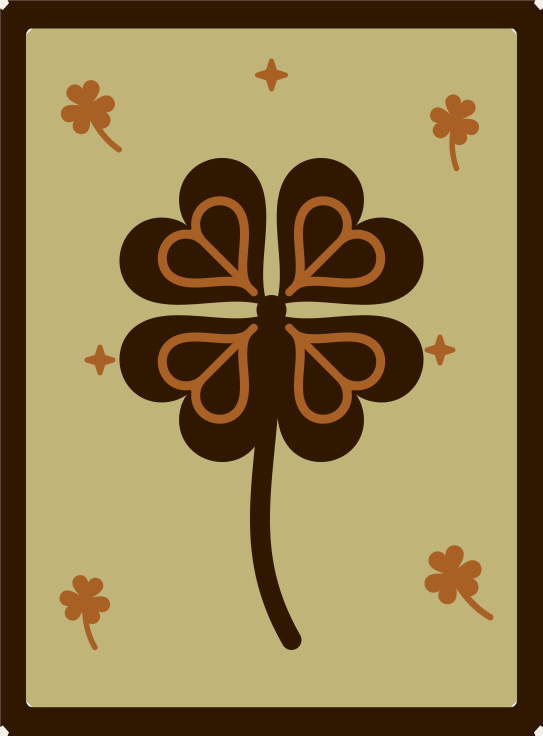
#> input picture Lantern/source/st_patricks/artwork-v1/st_patricks_1_four_leaf_clover.png, 1086 x 1471 px (shown at 1/2 size)
$ python make_sheet.py
#> lines starting #> are read from the running program, lines starting #| are printed output that depends on the picture
from PIL import Image, ImageDraw, ImageFont
import os
OUT=os.path.dirname(os.path.dirname(os.path.abspath(__file__)))
F='/usr/share/fonts/truetype/dejavu/DejaVuSans-Bold.ttf'; Fr='/usr/share/fonts/truetype/dejavu/DejaVuSans.ttf'
f=lambda s,b=True: ImageFont.truetype(F if b else Fr,s)
panels=[('st_patricks_1_four_leaf_clover.png','Four-leaf clover'),('st_patricks_2_leprechaun_hat.png','Leprechaun hat'),
        ('st_patricks_3_pot_of_gold_rainbow.png','Pot of gold at the rainbow’s end'),('st_patricks_4_celtic_harp.png','Celtic harp')]
PW,PH=1086,1471; M=70; top=300; cap=90
W=M*3+PW*2; H=top+(PH+cap+M)*2+40
s=Image.new('RGB',(W,H),(244,240,232)); d=ImageDraw.Draw(s)
#> after `s = Image.new('RGB', (W, H), (244, 240, 232))`:
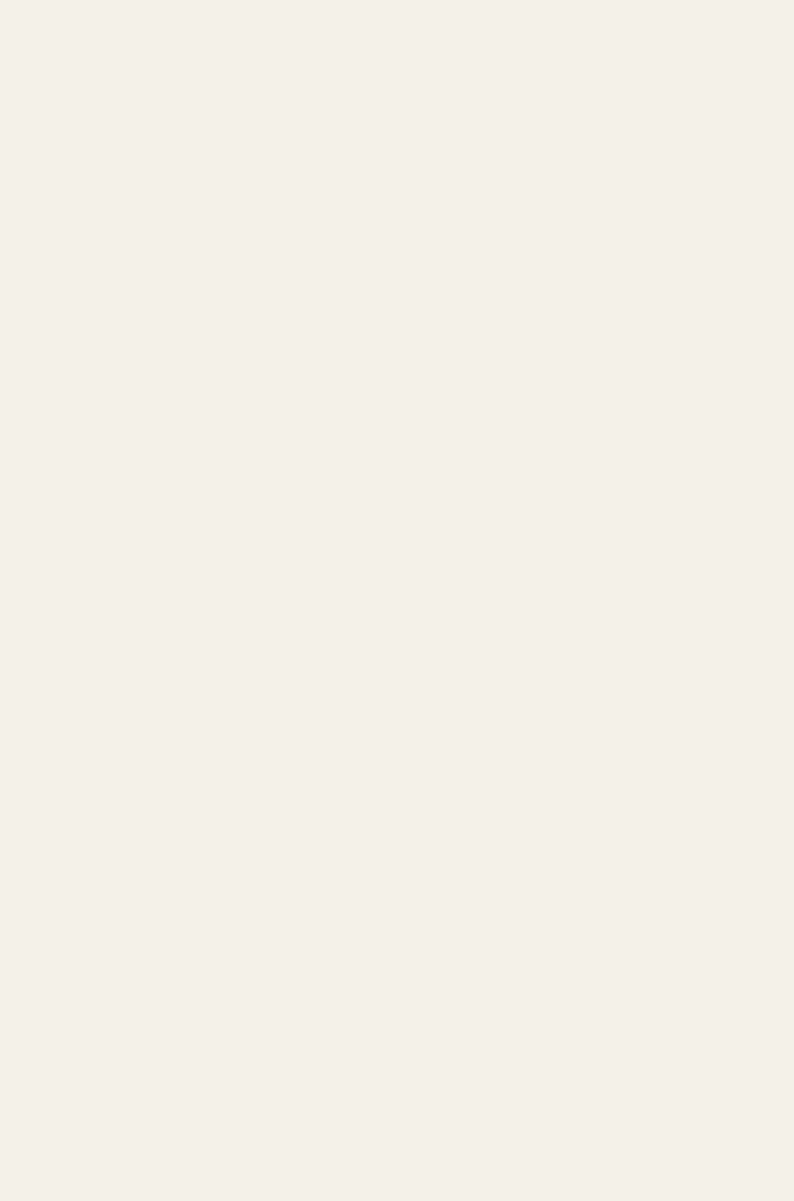
#> s: PIL image 2382x3602 RGB (shown at 1/3 size); mean R, G, B 244, 240, 232
d.text((M,50),"IMAGES FOR APPROVAL — NO STL",font=f(84),fill=(48,24,0))
d.text((M,160),"St Patrick's Day lantern panels v1 · 2D artwork only, not an exported STL · 77.5 × 105 mm panels",font=f(38,False),fill=(48,24,0))
d.text((M,215),"SIMULATED backlighting (not a photo): cream = 0.7 mm, amber = 1.1 mm, dark brown = 1.8 mm.",font=f(34,False),fill=(90,60,30))
d.text((M,252),"The 77.5 × 105 × 1.8 mm panels have been printed and fit the lantern well (confirmed by Shannon, Nov 2026).",font=f(34,False),fill=(90,60,30))
for i,(fn,lab) in enumerate(panels):
    x=M+(i%2)*(PW+M); y=top+(i//2)*(PH+cap+M)
    s.paste(Image.open(f'{OUT}/{fn}').convert('RGB'),(x,y)); d.text((x,y+PH+18),f'{i+1}  {lab}',font=f(46),fill=(48,24,0))
#> after `s.paste(Image.open(f'{OUT}/{fn}').convert('RGB'), (x, y))`:
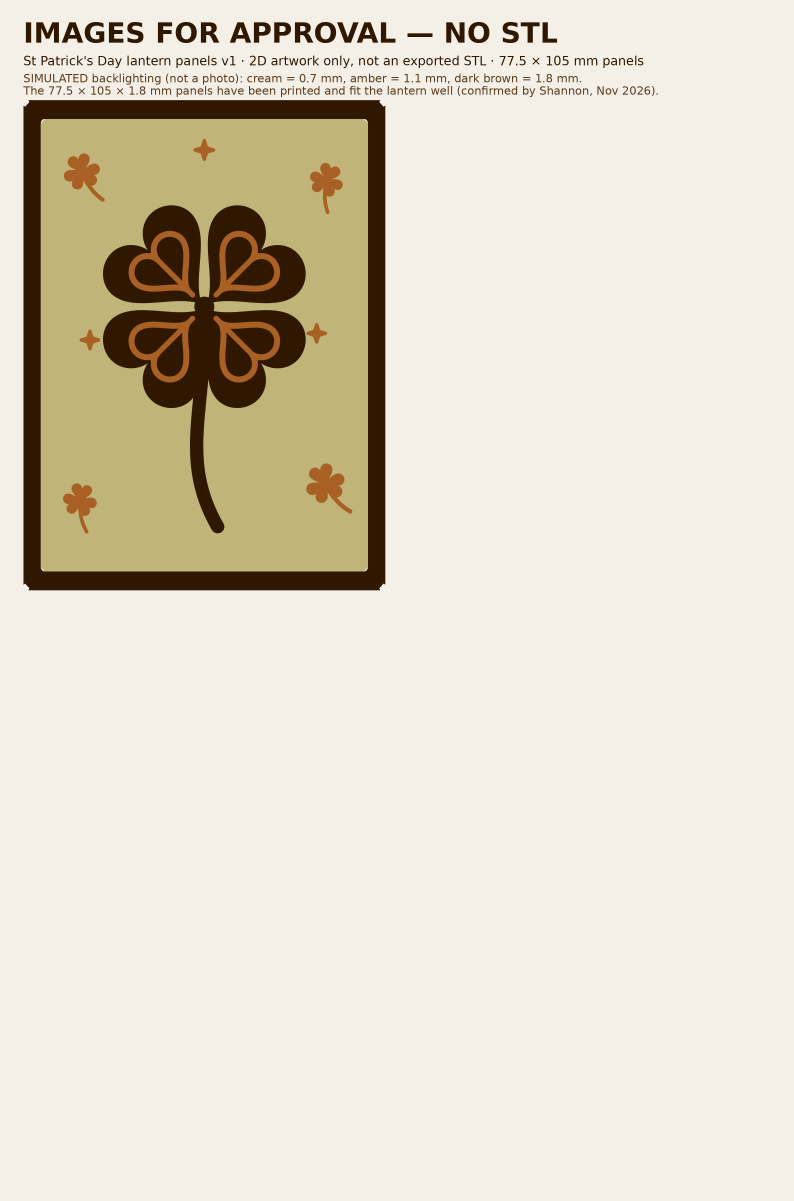
#> s: PIL image 2382x3602 RGB (shown at 1/3 size); mean R, G, B 224.1, 217.2, 201.4
#> pass 2 of the loop `for i,(fn,lab) in enumerate(panels):`:
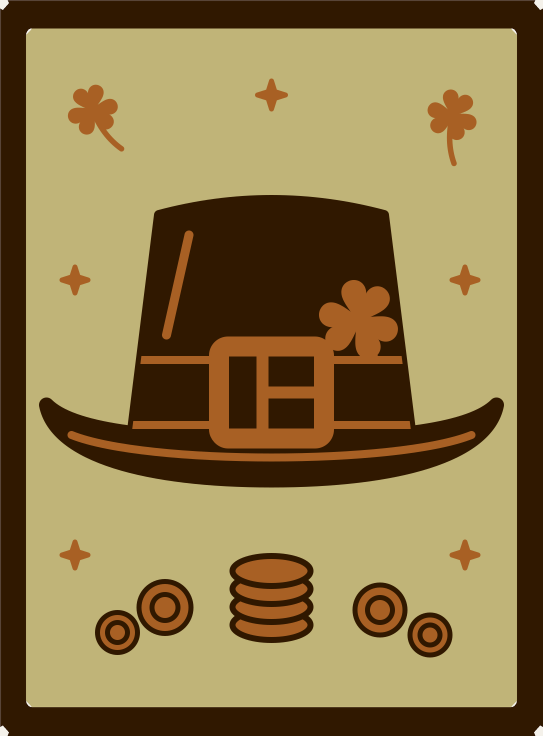
#> input picture Lantern/source/st_patricks/artwork-v1/st_patricks_2_leprechaun_hat.png, 1086 x 1471 px (shown at 1/2 size)
#> `s.paste(Image.open(f'{OUT}/{fn}').convert('RGB'), (x, y))`:
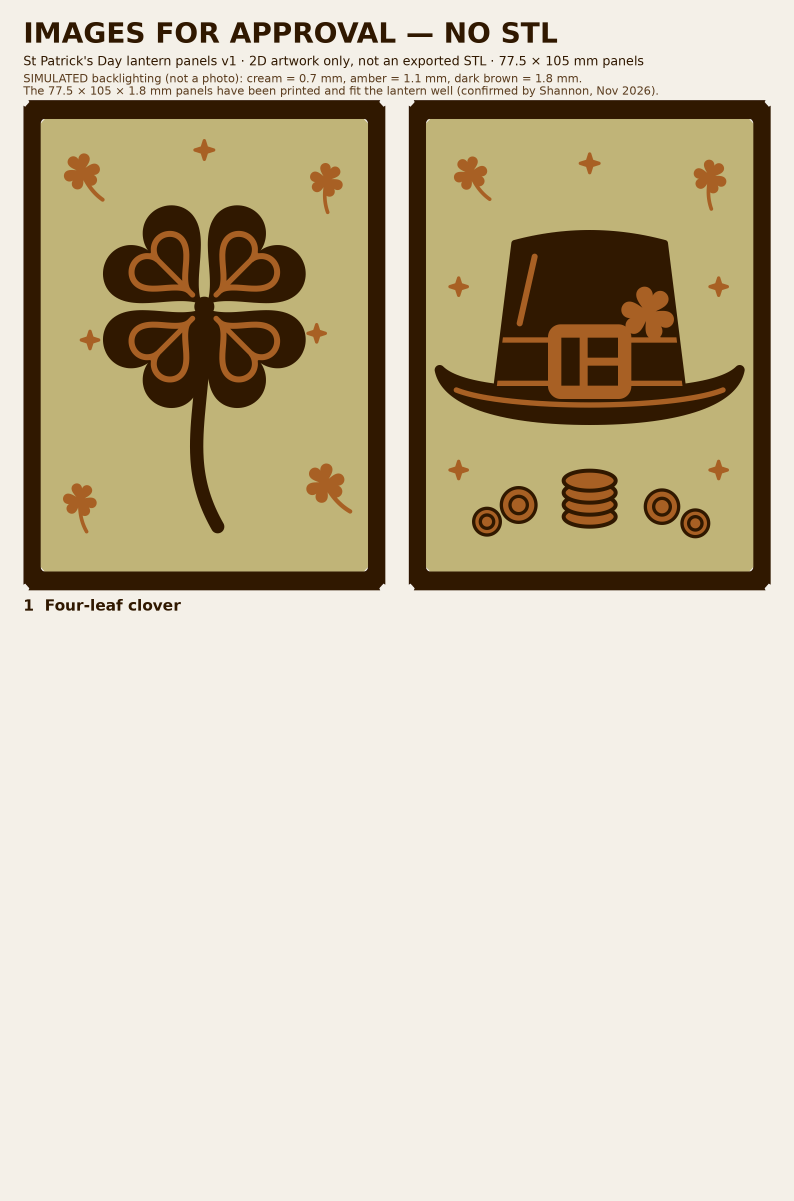
#> s: PIL image 2382x3602 RGB (shown at 1/3 size); mean R, G, B 204.9, 194.7, 171.6
#> pass 3 of the loop `for i,(fn,lab) in enumerate(panels):`:
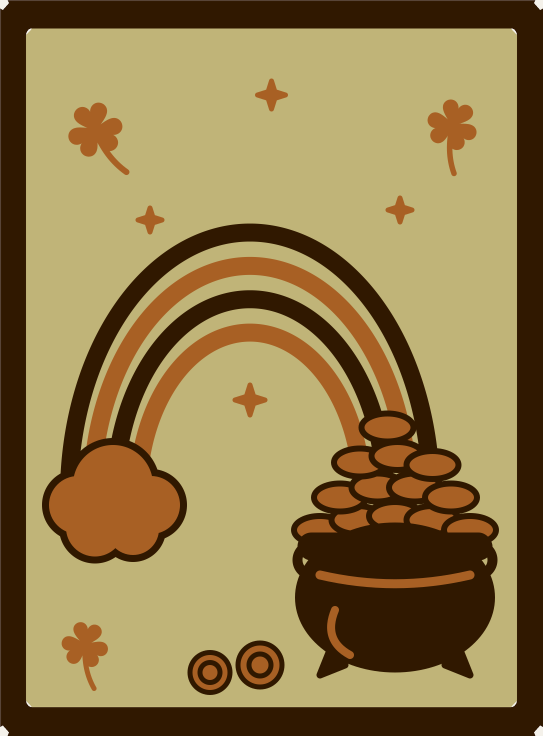
#> input picture Lantern/source/st_patricks/artwork-v1/st_patricks_3_pot_of_gold_rainbow.png, 1086 x 1471 px (shown at 1/2 size)
#> `s.paste(Image.open(f'{OUT}/{fn}').convert('RGB'), (x, y))`:
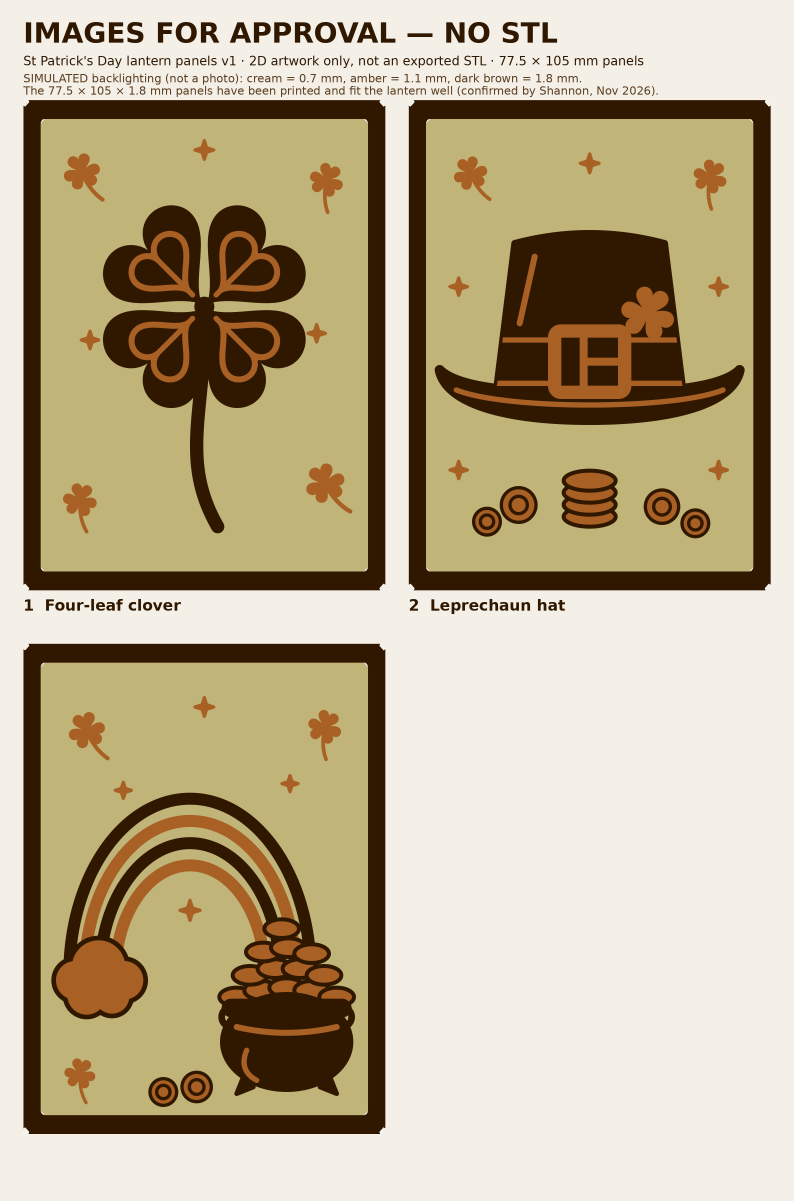
#> s: PIL image 2382x3602 RGB (shown at 1/3 size); mean R, G, B 186.6, 173.1, 142.3
#> the loop made 4 passes; the first 3 are shown
s.save(f'{OUT}/ST_PATRICKS_v1_FOUR_UP_IMAGES_FOR_APPROVAL.png')
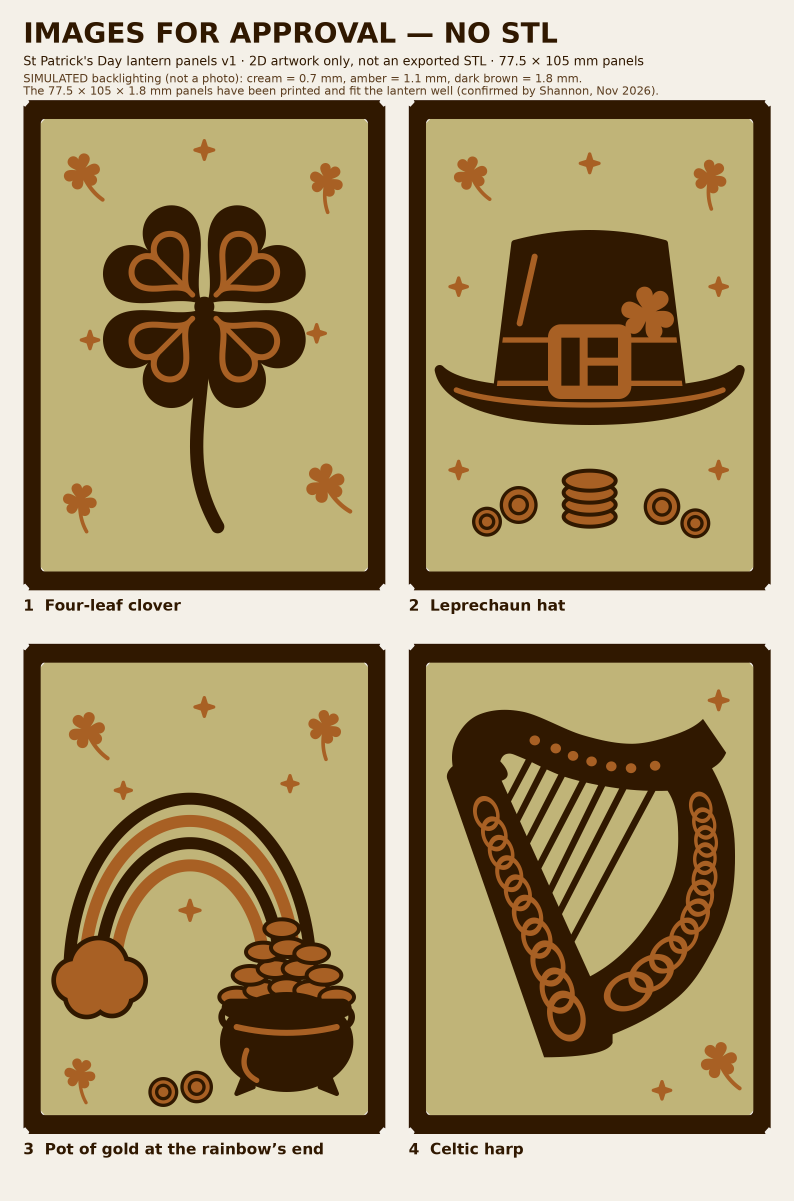
#> saved as ST_PATRICKS_v1_FOUR_UP_IMAGES_FOR_APPROVAL.png: PIL image 2382x3602 RGB (shown at 1/3 size); mean R, G, B 165.2, 148.6, 110.9
s.resize((W//4,H//4),Image.LANCZOS).save(f'{OUT}/check_fourup_quarter_scale.png')
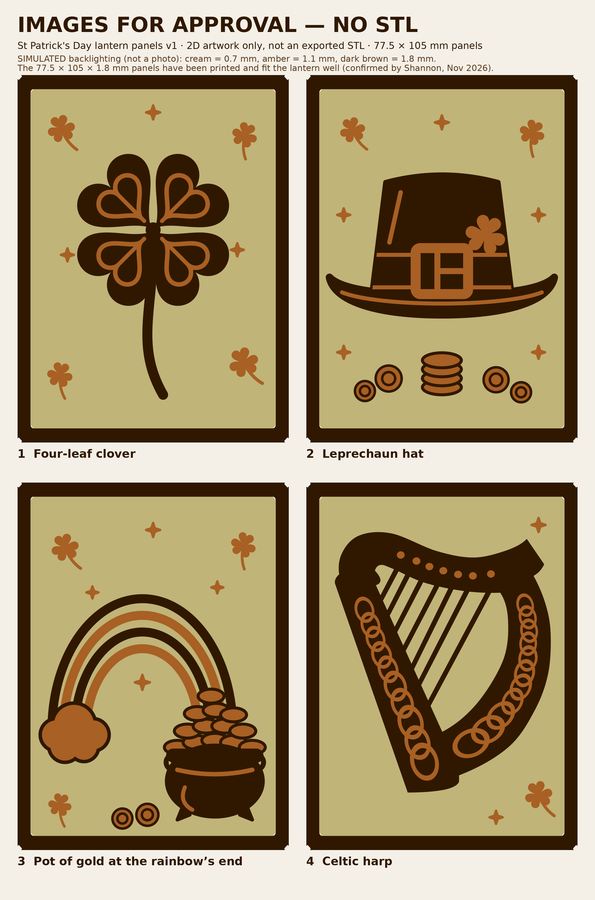
#> saved as check_fourup_quarter_scale.png: PIL image 595x900 RGB; mean R, G, B 165.2, 148.6, 111.2
